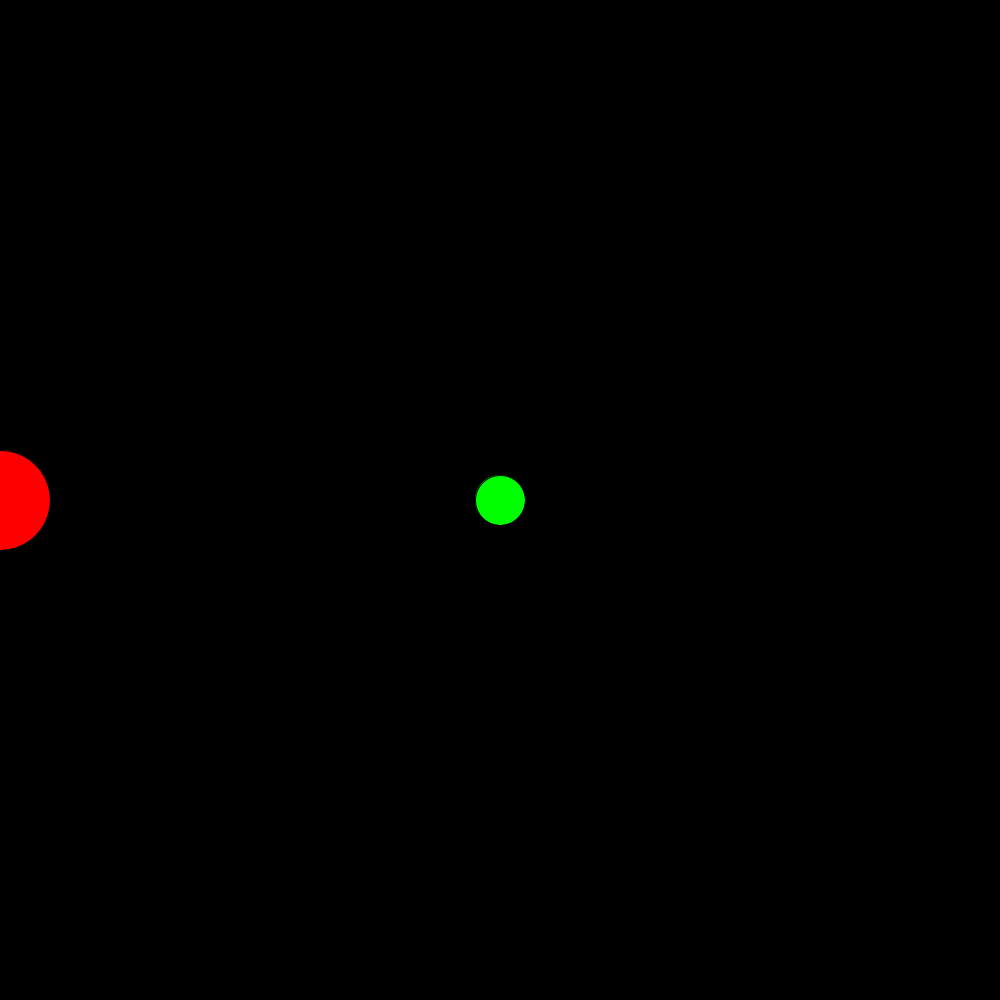
Frame 1 (no input)
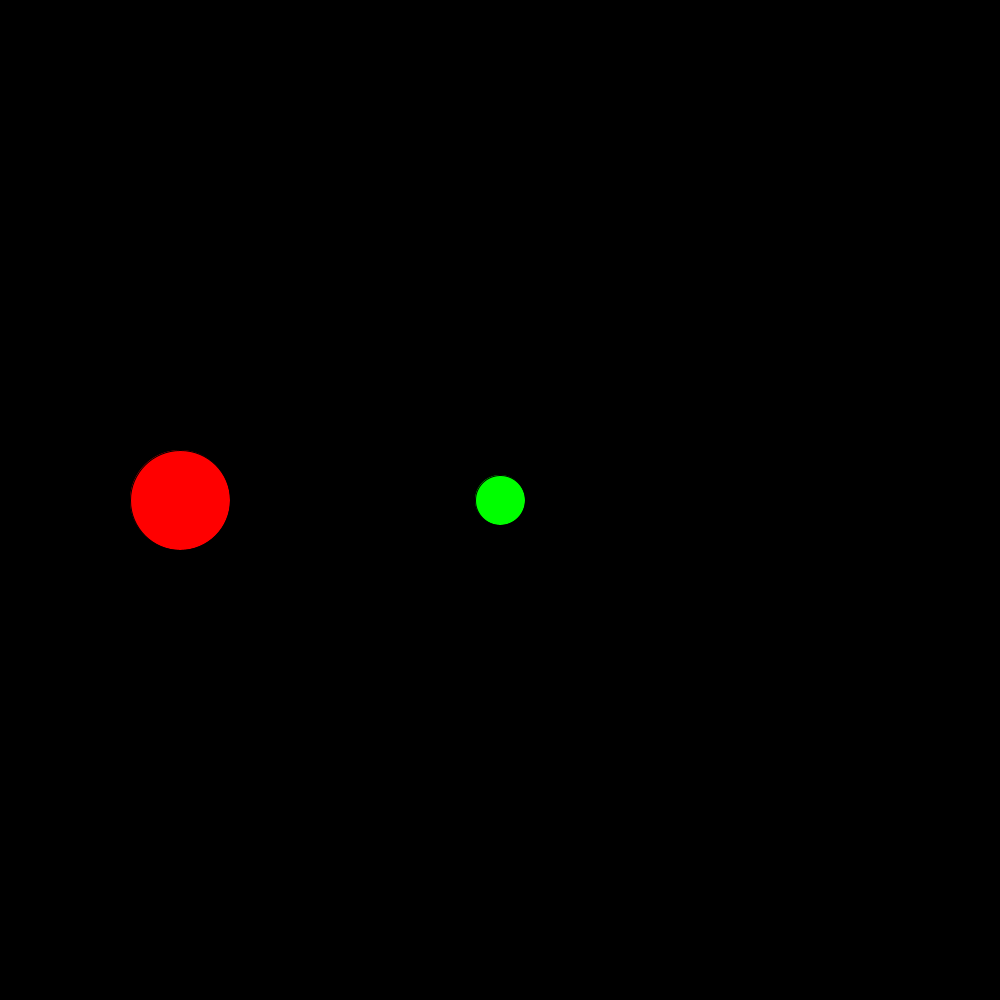
Frame 60 (the mouse pressed at the canvas centre just before this capture)
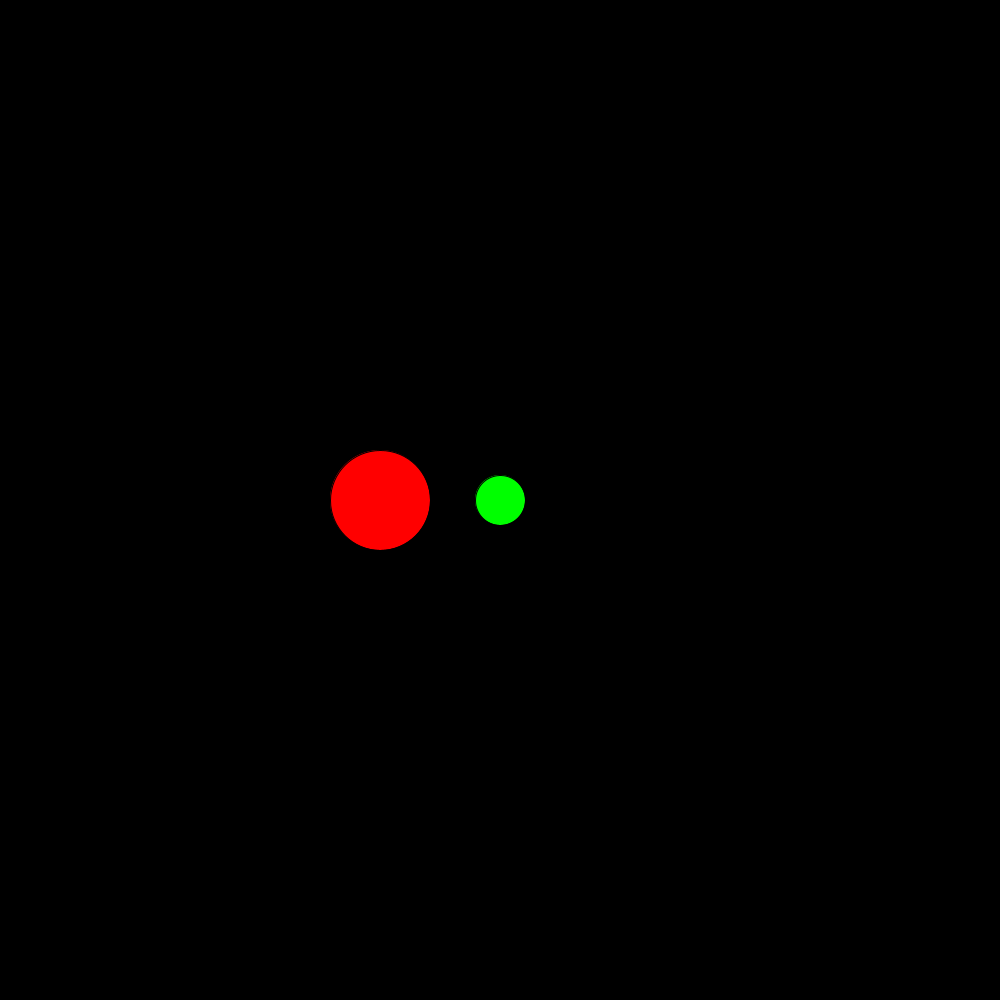
Frame 120 (the mouse held since frame 60 and released just before this capture)

The Processing sketch that drew these frames (run headless with seeded random() and noise(); from frame 60 on, the mouse is pressed at the canvas centre):

// Processing sketch: Bouncing_Ball
// ── Bouncing_Ball.pde
float posX;
float posY;
float velocityX;

BouncyBall bouncyBall;
PVector moveDirection = new PVector(0, 0);

void setup() {
  size(1000, 1000);
  posX = 0.;
  posY = height / 2.;
  velocityX = 20;
  bouncyBall = new BouncyBall(new PVector(width / 2, height / 2), new PVector(30, -15), 50);
}

void draw() {
  background(0, 0, 0);
  fill(255, 0, 0);
  circle(posX, posY, 100);
  //posX = (posX + velocityX) % width;
  posX += velocityX;
  
  if (posX > width) {
    posX -= width;  
  }
  
  if (posX < 0) {
    posX += width;  
  }
  
  bouncyBall.run();
 
}

void keyPressed() {
  switch(key) {
    case('w'):
      moveDirection.y = -1;
      velocityX += 1;  
      break;
    case('a'):
      moveDirection.x = -1;
      break;
    case('s'):
      moveDirection.y = 1;
      velocityX -= 1;  
      break;
    case('d'):
      moveDirection.x = 1;
      break;
    case('x'):
      velocityX = 0;
      break;
  }
}

void keyReleased() {
  switch(key) {
    case('w'):
      moveDirection.y = 0;
      break;
    case('a'):
      moveDirection.x = 0;
      break;
    case('s'):
      moveDirection.y = 0; 
      break;
    case('d'):
      moveDirection.x = 0;
      break;
  }
}

// ── Bouncy_Ball.pde
class BouncyBall {
  PVector position;
  PVector velocity;
  PVector acceleration;
  int speed = 1;
  int diameter;
 
  
  BouncyBall(PVector _position, PVector _velocity, int _diameter) {
    position = _position;
    velocity = new PVector(0, 0);
    acceleration = new PVector(0, 0);
    diameter = _diameter;
  }
  
  void run() {
     checkCollisions();
     move();
     drawBall();
  }
  
  void drawBall() {
    fill(0, 255, 0);
    circle(position.x, position.y, diameter);  
  }
  
  void move() {
    acceleration.set(moveDirection.mult(speed));
    velocity.add(acceleration);
    position.add(velocity);
    acceleration.mult(0.95);
  }
  
  void checkCollisions() {
    //if(position.x + diameter / 2 > width || position.x - diameter / 2 < 0) {
    //  velocity.x *= -1;
    //}
    
    //if(position.y + diameter / 2 > width || position.y - diameter / 2 < 0) {
    //  velocity.y *= -1;  
    //}
    
    
  }
  

  
  //void keyReleased() {
  //    switch(key) {
  //    case('w'):
  //      mUp = 0;
  //      break;
  //    case('a'):
  //      mLeft = 0;
  //      break;
  //    case('s'):
  //      mDown = 0;
  //      break;
  //    case('d'):
  //      mRight = 0;
  //      break;
  //  }
  //}
}
